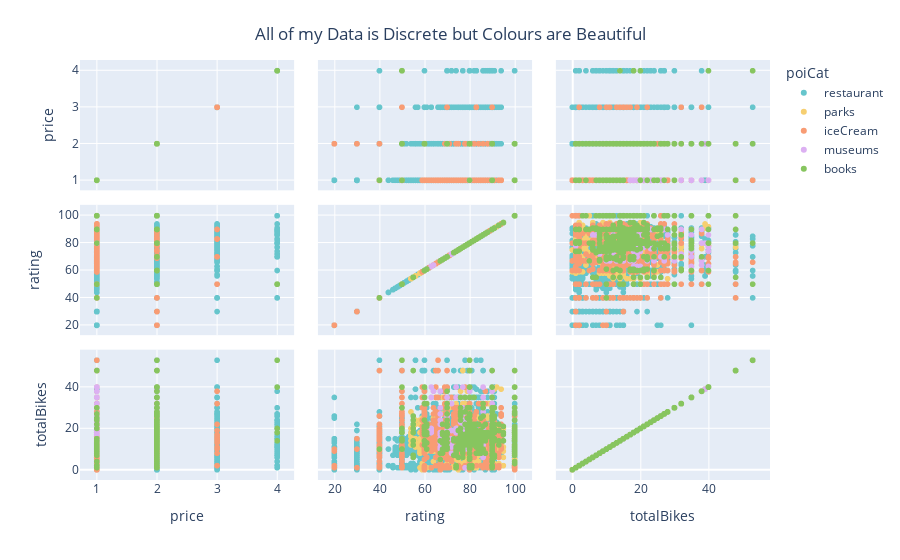

Here is the notebook cell this chart was saved with:
### Code cell
# making a matrix of all data
fig = px.scatter_matrix(final_df,
                        dimensions=['price', 'rating', 'totalBikes'],
                        color="poiCat",
                       color_discrete_sequence=px.colors.qualitative.Pastel)
fig.update_layout(
    title={
        'text': 'All of my Data is Discrete but Colours are Beautiful',
        'y':.95,
        'x': .5,
        'xanchor': 'center',
        'yanchor': 'top'},
)
fig.show()

### Figure 1 — Plotly figure (JSON) as saved in the notebook; plotly's stock layout.template omitted (floating-point values rounded to 4 significant figures; data arrays with more than 128 entries replaced by an {"elided": "..."} marker saying what was removed)
{"data": [{"dimensions": [{"axis": {"matches": true}, "label": "price", "values": {"elided": "8854 int values"}}, {"axis": {"matches": true}, "label": "rating", "values": {"elided": "8854 int values"}}, {"axis": {"matches": true}, "label": "totalBikes", "values": {"elided": "8854 int values"}}], "hovertemplate": "poiCat=restaurant<br>%{xaxis.title.text}=%{x}<br>%{yaxis.title.text}=%{y}<extra></extra>", "legendgroup": "restaurant", "marker": {"color": "rgb(102, 197, 204)", "symbol": "circle"}, "name": "restaurant", "showlegend": true, "type": "splom"}, {"dimensions": [{"axis": {"matches": true}, "label": "price", "values": {"elided": "3381 int values"}}, {"axis": {"matches": true}, "label": "rating", "values": {"elided": "3381 int values"}}, {"axis": {"matches": true}, "label": "totalBikes", "values": {"elided": "3381 int values"}}], "hovertemplate": "poiCat=parks<br>%{xaxis.title.text}=%{x}<br>%{yaxis.title.text}=%{y}<extra></extra>", "legendgroup": "parks", "marker": {"color": "rgb(246, 207, 113)", "symbol": "circle"}, "name": "parks", "showlegend": true, "type": "splom"}, {"dimensions": [{"axis": {"matches": true}, "label": "price", "values": {"elided": "2092 int values"}}, {"axis": {"matches": true}, "label": "rating", "values": {"elided": "2092 int values"}}, {"axis": {"matches": true}, "label": "totalBikes", "values": {"elided": "2092 int values"}}], "hovertemplate": "poiCat=iceCream<br>%{xaxis.title.text}=%{x}<br>%{yaxis.title.text}=%{y}<extra></extra>", "legendgroup": "iceCream", "marker": {"color": "rgb(248, 156, 116)", "symbol": "circle"}, "name": "iceCream", "showlegend": true, "type": "splom"}, {"dimensions": [{"axis": {"matches": true}, "label": "price", "values": {"elided": "459 int values"}}, {"axis": {"matches": true}, "label": "rating", "values": {"elided": "459 int values"}}, {"axis": {"matches": true}, "label": "totalBikes", "values": {"elided": "459 int values"}}], "hovertemplate": "poiCat=museums<br>%{xaxis.title.text}=%{x}<br>%{yaxis.title.text}=%{y}<extra></extra>", "legendgroup": "museums", "marker": {"color": "rgb(220, 176, 242)", "symbol": "circle"}, "name": "museums", "showlegend": true, "type": "splom"}, {"dimensions": [{"axis": {"matches": true}, "label": "price", "values": {"elided": "1345 int values"}}, {"axis": {"matches": true}, "label": "rating", "values": {"elided": "1345 int values"}}, {"axis": {"matches": true}, "label": "totalBikes", "values": {"elided": "1345 int values"}}], "hovertemplate": "poiCat=books<br>%{xaxis.title.text}=%{x}<br>%{yaxis.title.text}=%{y}<extra></extra>", "legendgroup": "books", "marker": {"color": "rgb(135, 197, 95)", "symbol": "circle"}, "name": "books", "showlegend": true, "type": "splom"}], "layout": {"dragmode": "select", "legend": {"title": {"text": "poiCat"}, "tracegroupgap": 0}, "margin": {"t": 60}, "title": {"text": "All of my Data is Discrete but Colours are Beautiful", "x": 0.5, "xanchor": "center", "y": 0.95, "yanchor": "top"}}}
